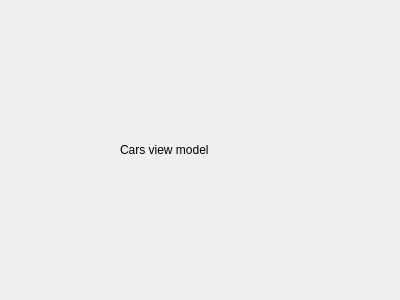
<?xml version="1.0" encoding="UTF-8"?>
<ui version="4.0">
 <class>CarsViewModel</class>
 <widget class="QWidget" name="CarsViewModel">
  <property name="geometry">
   <rect>
    <x>0</x>
    <y>0</y>
    <width>400</width>
    <height>300</height>
   </rect>
  </property>
  <property name="windowTitle">
   <string>Form</string>
  </property>
  <widget class="QLabel" name="label">
   <property name="geometry">
    <rect>
     <x>120</x>
     <y>140</y>
     <width>281</width>
     <height>20</height>
    </rect>
   </property>
   <property name="text">
    <string>Cars view model</string>
   </property>
  </widget>
 </widget>
 <resources/>
 <connections/>
</ui>
